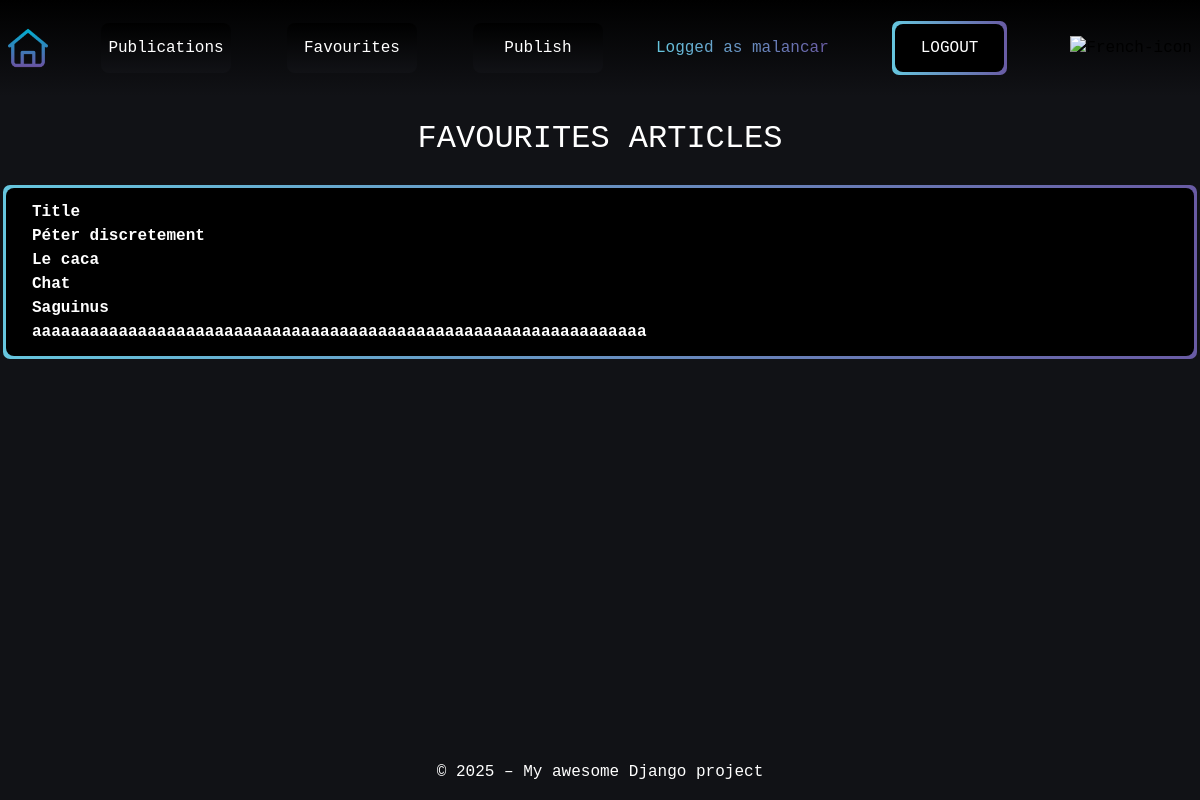
The page /en/articles/favourites/ (signed in) on the database as committed earlier.
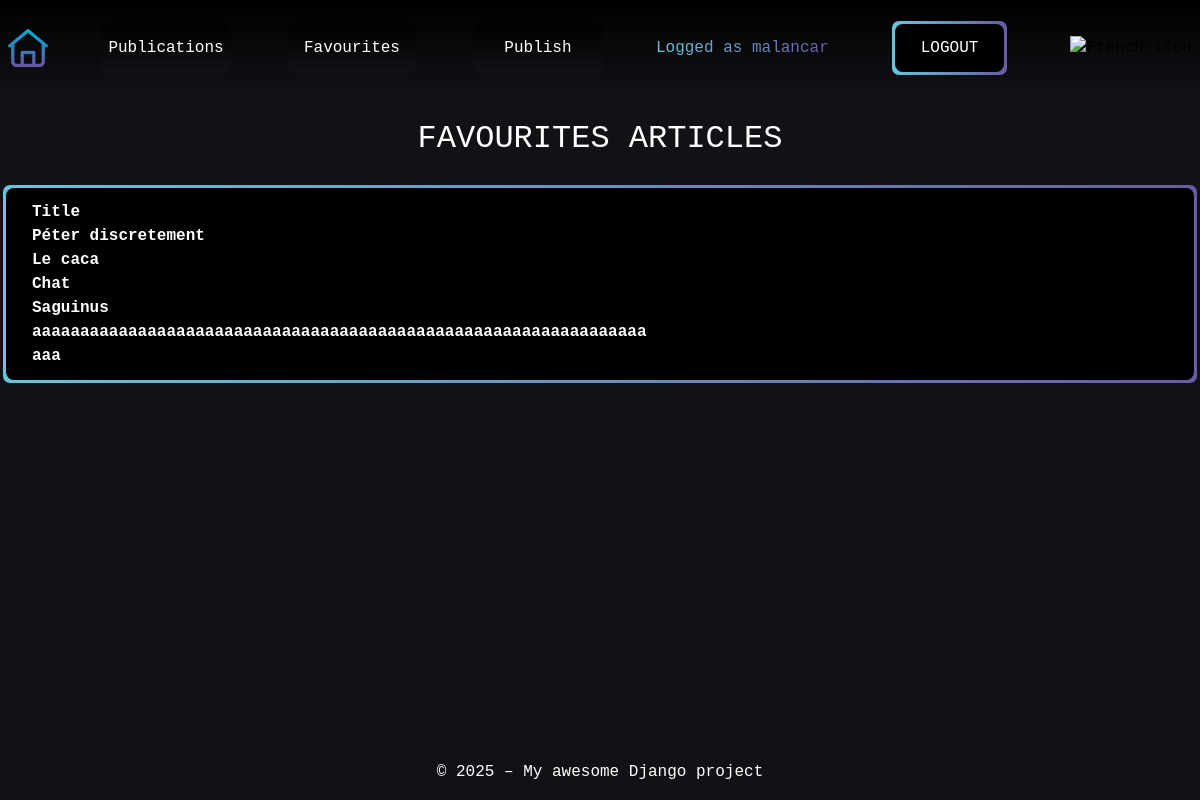
The same page on the database as committed later.
### articles/models.py (models this page shows, shortened)
class UserFavouriteArticle(models.Model):
    user = models.ForeignKey(
        settings.AUTH_USER_MODEL,
        on_delete=models.CASCADE,
        related_name="favourited_by_user",
        null=False
    )
    article = models.ForeignKey(
        Article,
        on_delete=models.CASCADE,
        related_name="favourite_article",
        null=False
    )

class Article(models.Model):
    title = models.CharField(max_length=64, null=False)
    author = models.ForeignKey(
        settings.AUTH_USER_MODEL,
        on_delete=models.CASCADE,
        related_name="article",
        null=False
    )
    created = models.DateTimeField(auto_now_add=True, null=False)
    synopsis = models.CharField(max_length=312, null=False)
    content = models.TextField(null=False)

### articles/views.py (the view)
# urls.py: path('favourites/', FavouritesListView.as_view(), name='favourites-list'),
class FavouritesListView(LoginRequiredMixin, ListView):
    model = UserFavouriteArticle
    template_name = "articles/favourites.html"
    context_object_name = "favourites"
    login_url = "/login/"
    def get_queryset(self):
        return UserFavouriteArticle.objects.filter(user=self.request.user)

### users/context_processors.py (called while the page is built)
def login_form(request):
    return {"login_form": CustomLoginForm()}

### articles/templates/articles/favourites.html
{% extends "base.html" %}
{% load i18n %}
{% load static %}
{% block extra_css %}
 <link rel="stylesheet" href="{% static 'articles/css/articles.css' %}">
{% endblock %}
{% block content %}
<div class="page-content">
    <h2 class="text-center m-4">{% trans "FAVOURITES ARTICLES" %}</h2>
    <div class="tables div-wrapper">
        <div class="div-overlay d-flex flex-column">
            {% for favourite in favourites %}
            <div>
                <a href="{% url 'articles:article-detail' favourite.article.id %}" class="fw-bold">{{ favourite.article.title}}</a>
            </div>
            {% endfor %}
        </div>
    </div>
</div>
{% endblock %}

Rows that differ between the two databases and show on the page:
added UserFavouriteArticle: article "aaa"
